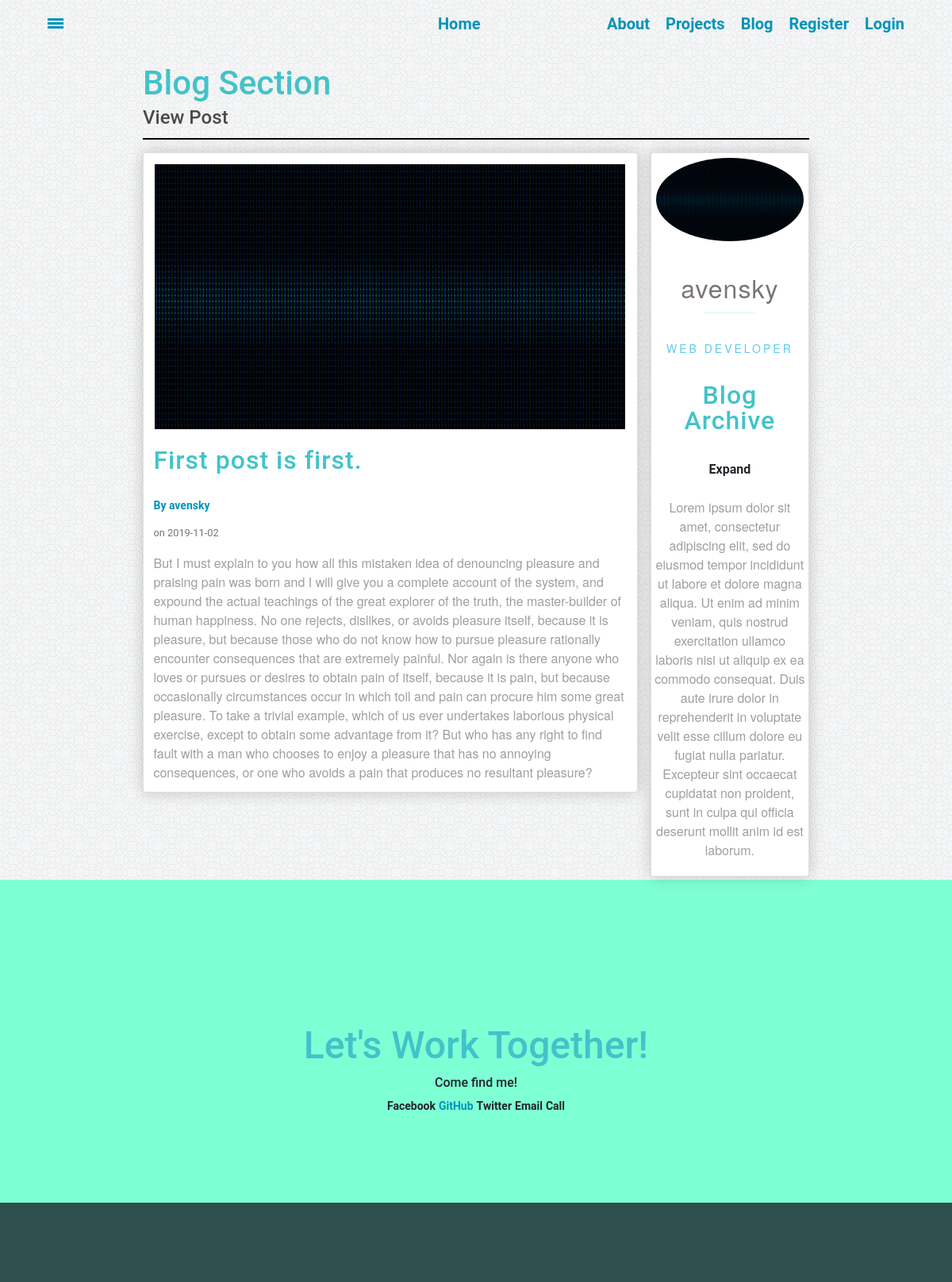
/post/1, run on the app's committed database.
### webdev/models.py (models this page shows, shortened)
class Post(db.Model):
    __tablename__= 'post'
    id = db.Column(db.Integer, primary_key=True)
    title = db.Column(db.String(100), nullable=False)
    date_posted = db.Column(db.DateTime, nullable=False, default=datetime.datetime.utcnow())
    content = db.Column(db.Text, nullable=False)
    user_id = db.Column(db.Integer, db.ForeignKey('user.id'), nullable=False)

class User(db.Model, UserMixin):
    id = db.Column(db.Integer, primary_key=True)
    username = db.Column(db.String(20), unique=True, nullable=False)
    email = db.Column(db.String(120),  unique=True, nullable=False)
    image_file = db.Column(db.String(20), nullable=False, default='blank_user.gif')
    password = db.Column(db.String(60), nullable=False)
    posts = db.relationship('Post', backref='author', lazy=True)

### webdev/routes.py (the view)
@app.route("/post/<int:post_id>", methods=['GET'])
def post(post_id):
	post = Post.query.get(post_id)
	user = User.query.get(post.user_id)
	return render_template('post.html', title=post.title, post=post, user=user)

### webdev/templates/post.html (shortened to what this page needs)
{% extends "main.html" %}
{% block content %}
<div class="blog-wrapper content-wrapper" id="blog">
	<div class="box header">
		<a href="{{ url_for('showBlog') }}">
			<h2>Blog Section
			</h2>
		</a>
		<h3>
			{% if post.author == current_user %}
				Edit Post
			{% else %}
				View Post
			{% endif %}
		</h3>
	</div>
	<div class="box content">
		<div class="blog-card card">
			<img class="card-img blog-card-img" src="{{ url_for('static', filename='pics/heading.gif') }}">
			<h2 class="card-title">{{ post.title }}</h2>
			<a class="mr-2" href="{{ url_for('user_posts', username=post.author.username) }}">By {{ post.author.username }}</a>
			<small class="text-muted"> on {{ post.date_posted.strftime('%Y-%m-%d') }}</small>
			<p class="card-content">{{ post.content }}</p>
		</div>
	</div>
	<div class="box sidebar">
		<div class="side-card card">
			<img class="card-img" src="{{ url_for('static', filename='pics/heading.gif') }}">
			<p class="card-name">{{ user.username }}</p>
			<p class="card-position">Web Developer</p>
			<h2 class="card-title">Blog Archive</h2>
			<div class="card-archive">
			  <label for="togList1">
			    <span>Expand</span>
			  </label>
			</div>
			<p class="card-info">Lorem ipsum dolor sit amet, consectetur adipiscing elit, sed do eiusmod tempor incididunt ut labore et dolore magna aliqua. Ut enim ad minim veniam, quis nostrud exercitation ullamco laboris nisi ut aliquip ex ea commodo consequat. Duis aute irure dolor in reprehenderit in voluptate velit esse cillum dolore eu fugiat nulla pariatur. Excepteur sint occaecat cupidatat non proident, sunt in culpa qui officia deserunt mollit anim id est laborum.</p>
		</div>
	</div>
</div>
{% endblock %}

### webdev/static/styles.css (style rules this page uses)
.header h2 { font-size: 3em; margin:0px; }
.header h3 { margin: 0px; font-size: 1.5em; line-height: 1.5em; }
.header { align-items: center; margin-bottom:2%; white-space: nowrap; height:100%; border-bottom: solid 2px black; }
.content-wrapper { min-height: 90vh; margin: 0 15%; padding: 10vh 0 0; display: grid; grid-template-rows: 12vh min-content; grid-gap: 1em; grid-template-columns: 1fr; grid-template-areas: "header" "content" }
.sidebar { grid-area: sidebar; }
.content { grid-area: content; }
.header { grid-area: header; }
.blog-wrapper { grid-template-columns: 14vw; grid-template-areas: "header header header header header header header" "content content content content content content sidebar"; }
.card { background-color: rgba(255, 255, 255, 1); box-shadow: 0 0 20px rgba(0,0,0,.2); padding:2%; display: grid; grid-gap: 1em; margin-bottom: 2%; }
.card-name::after { margin-left: 0; }
.card-name { grid-area: name; }
.card-img { grid-area: image; }
.card-position { grid-area: position; }
.card-info { grid-area: info; }
.card-archive { grid-area: archive; }
.blog-card { grid-template-rows: 1fr; grid-template-columns: 1fr; grid-template-areas: "image" "title" "author" "content"; }
.side-card { display: flex; text-align: center; }
a { color: dodgerblue; }
.card-info { font-weight: 300; opacity: .7; }
.card-name { text: nowrap; letter-spacing: 1px; font-size: 2rem; margin: .75em 0 0; line-height: 1; }
.card-name::after { content: ''; display: block; width: 2em; height: 1px; background: #5bcbf0; margin: .5em auto .65em; opacity: .25; }
.card-position { text-transform: uppercase; font-size: .875rem; letter-spacing: 3px; margin: 0 0 .5vem; line-height: 1; color: #5bcbf0; }
.card-img { justify-self: center; max-width: 100%; border-radius: 50%; border: 2px solid white; }
.blog-card-img { justify-self: center; max-width: 100%; border-radius: 50%; border: 2px solid white; border-radius: 0; }
.card-title { letter-spacing: 1px; margin: .15em 0 .55em; line-height: 1; font-size: 2rem; }
.card-content { font-weight: 300; opacity: .7; margin: 0 0; }
body { margin: 0px; overflow-x: hidden; }
* { font-family: "Helvetica Neue Bold", Roboto, Helvetica, Arial, sans-serif; font-weight: 700; }
h2 { font-size: 3em; color: #42C3C9; }
h3 { font-size: 24px; color: #4A4A4A; line-height: 23px; }
p { font-family: "Helvetica Neue", Roboto, Helvetica, Arial, sans-serif; font-size: 16px; color: #7B7573; font-weight: 400; }
a { font-size: 14px; color: #0093B9; line-height: 17px; text-decoration: none; }

### data on the page
Post: title "First post is first.", date_posted "2019-11-02", content "But I must explain to you how all this mistaken idea of denouncing pleasure and praising pain was born and I will give you a complete account of the system, and expound the actual teachings of the great explorer of the truth, the master-builder of human happiness. No one rejects, dislikes, or avoids pleasure itself, because it is pleasure, but because those who do not know how to pursue pleasure rationally encounter consequences that are extremely painful. Nor again is there anyone who loves or pursues or desires to obtain pain of itself, because it is pain, but because occasionally circumstances occur in which toil and pain can procure him some great pleasure. To take a trivial example,…"
User: author.username "avensky", username "avensky"
